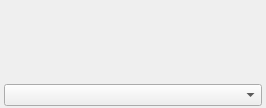
<?xml version="1.0" encoding="UTF-8"?>
<ui version="4.0">
 <class>WidgetVpzPropertyDynamics</class>
 <widget class="QWidget" name="WidgetVpzPropertyDynamics">
  <property name="geometry">
   <rect>
    <x>0</x>
    <y>0</y>
    <width>266</width>
    <height>108</height>
   </rect>
  </property>
  <property name="windowTitle">
   <string>Form</string>
  </property>
  <layout class="QVBoxLayout" name="verticalLayout">
   <property name="spacing">
    <number>4</number>
   </property>
   <property name="leftMargin">
    <number>4</number>
   </property>
   <property name="topMargin">
    <number>2</number>
   </property>
   <property name="rightMargin">
    <number>4</number>
   </property>
   <property name="bottomMargin">
    <number>2</number>
   </property>
   <item>
    <widget class="QLabel" name="labelName">
     <property name="text">
      <string>&lt;none&gt;</string>
     </property>
    </widget>
   </item>
   <item>
    <widget class="QLabel" name="labelPackage">
     <property name="text">
      <string>&lt;noPackageSet&gt;</string>
     </property>
    </widget>
   </item>
   <item>
    <widget class="QLabel" name="labelLibrary">
     <property name="text">
      <string>&lt;noLibrarySet&gt;</string>
     </property>
    </widget>
   </item>
   <item>
    <widget class="QComboBox" name="comboBox">
     <property name="enabled">
      <bool>true</bool>
     </property>
    </widget>
   </item>
  </layout>
 </widget>
 <resources/>
 <connections/>
</ui>
